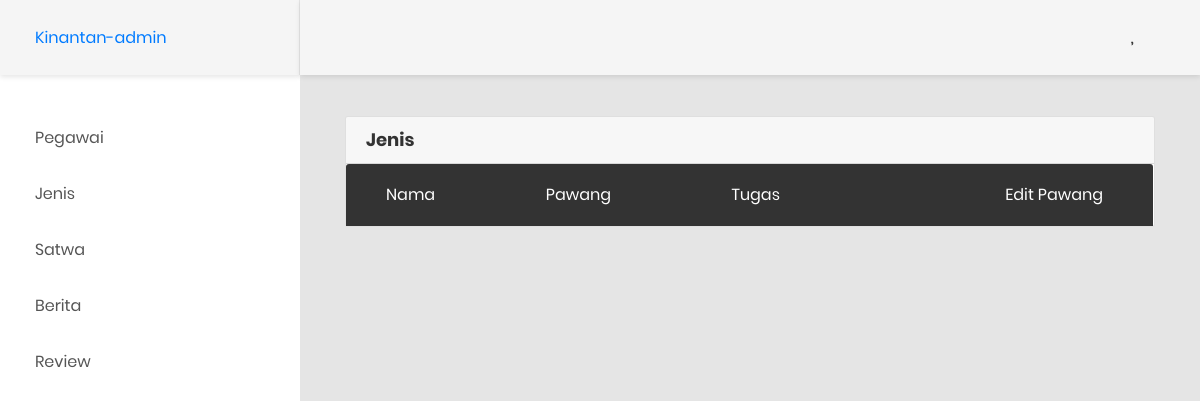
The app's page /admin/main.php?page=jenis, older data.
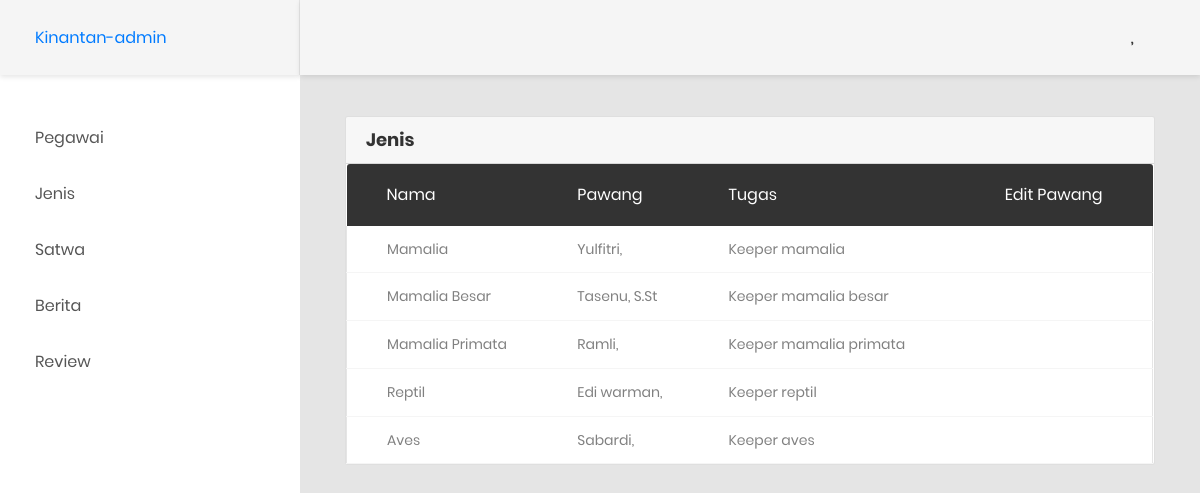
The same page, newer data.
### tables this page shows
CREATE TABLE `jenis` (
  `jenisid` int(11) NOT NULL,
  `jenisnama` varchar(20) DEFAULT NULL,
  `pegawainomorinduk` bigint(20) DEFAULT NULL
);

CREATE TABLE `pegawai` (
  `pegawainomorinduk` bigint(20) NOT NULL,
  `pegawainama` varchar(24) DEFAULT NULL,
  `pegawaigelar` varchar(10) DEFAULT NULL,
  `pegawaipassword` varchar(32) DEFAULT NULL,
  `pegawaigolongan` varchar(5) DEFAULT NULL,
  `jabatanid` int(11) DEFAULT NULL,
  `pegawaitugas` varchar(50) DEFAULT NULL
);

### admin/page/jenis.php (the view)
<div class="card">
<div class="card-header">
    <h4>Jenis</h4>
</div>
<div class="table-responsive">
    <table class="table table-borderless table-data3">
        <thead>
            <tr>
                <th>Nama</th>
                <th>Pawang</th>
                <th>tugas</th>
                <th>edit pawang</th>
            </tr>
        </thead>
        <tbody>
            <?php
            $query="SELECT * from jenis left join pegawai on pegawai.pegawainomorinduk=jenis.pegawainomorinduk";
            $res=mysqli_query($conn,$query);
            while($i=mysqli_fetch_array($res)){?>
            <tr>
                <td><?=ucwords($i['jenisnama'])?></td>
                <td><?=ucfirst($i['pegawainama'])?>, <?=ucfirst($i['pegawaigelar'])?></td>
                <td><?=ucfirst($i['pegawaitugas'])?></td>
                <td>
                    <a href="?page=editjenis&id=<?=$i['jenisid']?>" class="item" data-toggle="tooltip" data-placement="top" title="Edit">
                        <i class="fa fa-pencil-alt"></i>
                    </a>
                </td>
            </tr>
            <?php }?>
        </tbody>
    </table>
    </div>
</div>

Row changes from the older to the newer data that the page shows:
added jenis: jenisnama "Mamalia", pegawainomorinduk.pegawainama "Yulfitri", pegawainomorinduk.pegawaitugas "Keeper mamalia"
added jenis: jenisnama "Mamalia Besar", pegawainomorinduk.pegawainama "Tasenu", pegawainomorinduk.pegawaigelar "S.St", pegawainomorinduk.pegawaitugas "Keeper mamalia besar"
added jenis: jenisnama "Mamalia Primata", pegawainomorinduk.pegawainama "Ramli", pegawainomorinduk.pegawaitugas "Keeper mamalia primata"
added jenis: jenisnama "Reptil", pegawainomorinduk.pegawainama "Edi warman", pegawainomorinduk.pegawaitugas "Keeper reptil"
added jenis: jenisnama "Aves", pegawainomorinduk.pegawainama "Sabardi", pegawainomorinduk.pegawaitugas "Keeper aves"
